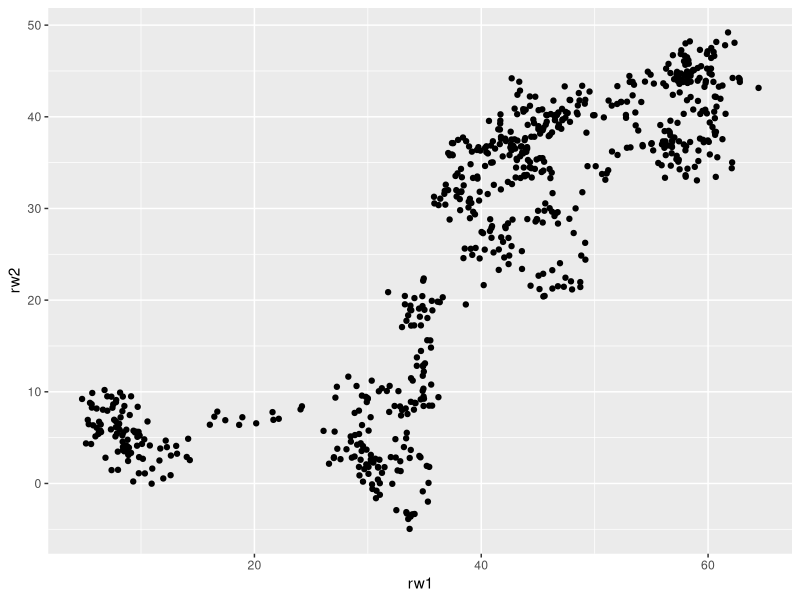
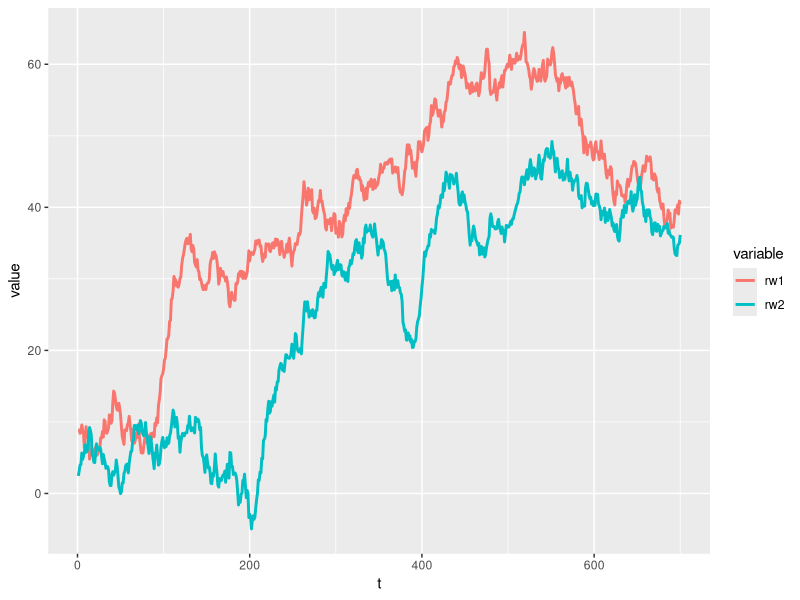

R code for these plots, in order:
setwd("/datascience/projects/statisticallyfit/github/learningprogramming/R/RStats/learneconometrics/CarterHill_PrinciplesOfEconometrics/Chapter12_NonStationaryTimeSeries")
rm(list=ls())

library(lmtest)
library(foreign)
library(ggfortify)
library(reshape2)
#install.packages("systemfit")
library(systemfit)                  ## for automatic 2sls
# Data from: http://www.principlesofeconometrics.com/poe4/poe4stata.htm





## Estimating the models randwalk1 and randwalk2 as function of the other
spurious <- read.dta("spurious.dta")
rw1.lm <- lm(data=spurious, rw1 ~ rw2)
summary(rw1.lm)

# See? large R^2 and significant coefficients. But this is 
# spurious relationship because

df <- data.frame(t=seq(1, 700), rw1=spurious$rw1, rw2=spurious$rw2)
# Scatter plot
ggplot(data=df, aes(x=rw1, y=rw2)) + geom_point(shape=19)
# Time series
melt.df <- melt(df, id="t")
head(melt.df); tail(melt.df)
ggplot(data=melt.df, aes(x=t, y=value, colour=variable,)) + geom_line(lwd=1)
